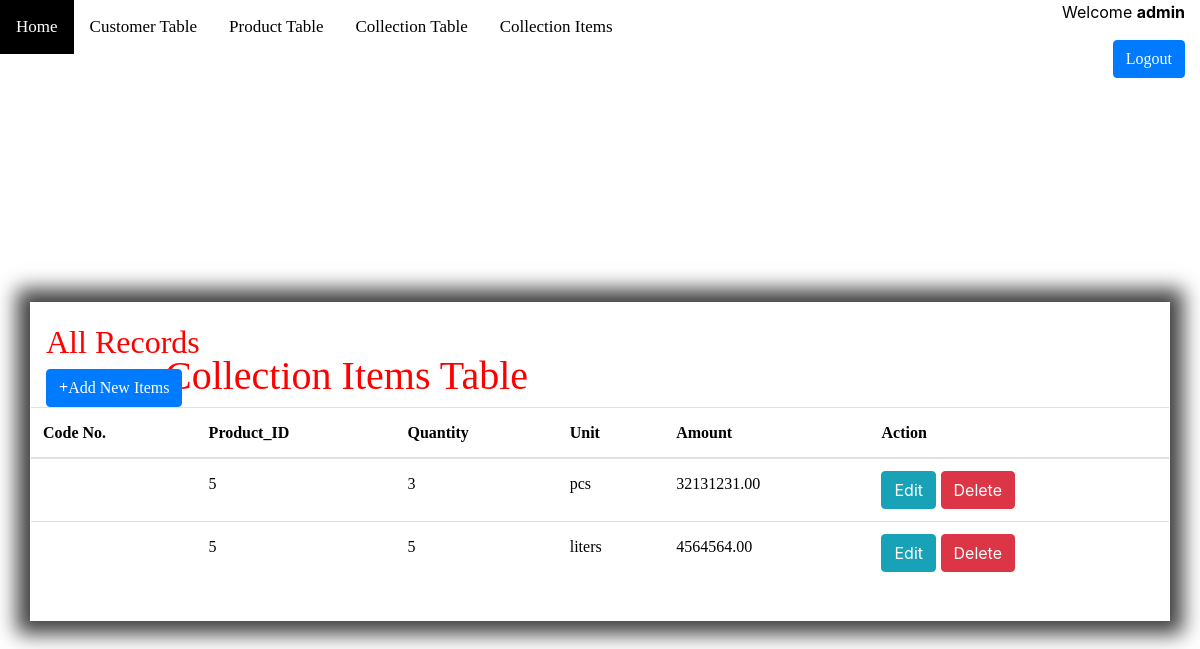
/items.php (signed in), run on an earlier commit of the app's database.
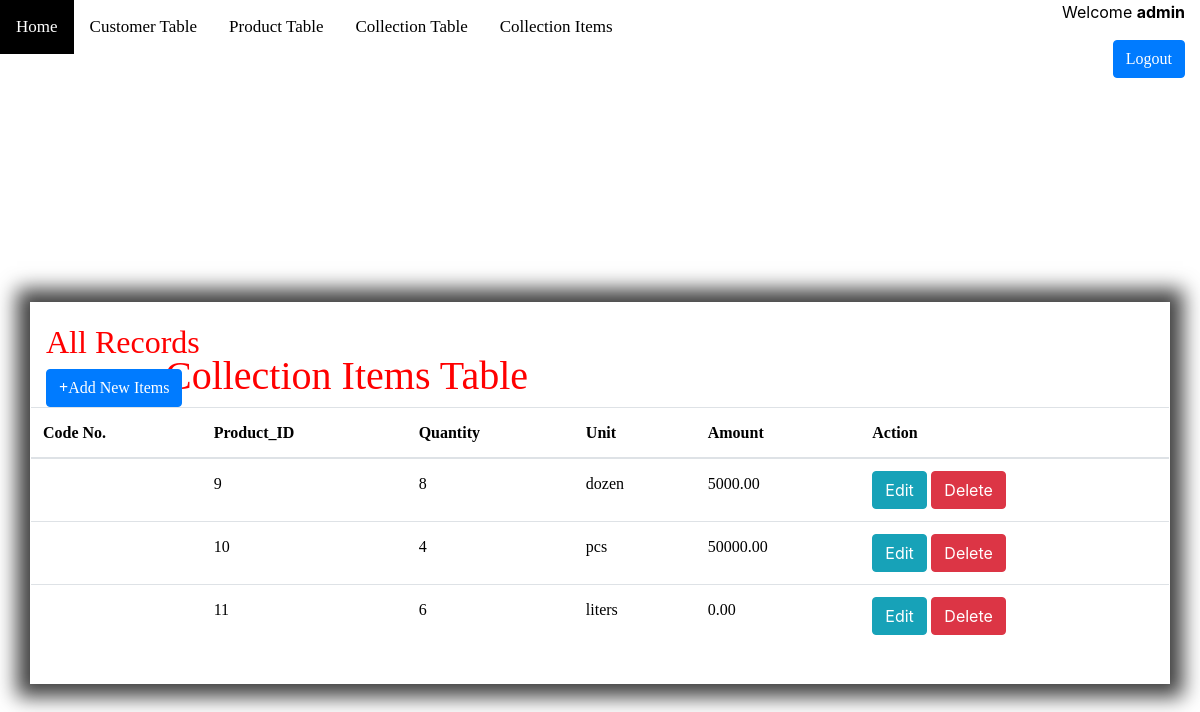
And on a later commit of the database.
### tables this page shows
CREATE TABLE `items` (
  `collection_code` int(100) DEFAULT NULL,
  `userid` int(100) DEFAULT NULL,
  `product_id` int(100) DEFAULT NULL,
  `quantity` varchar(100) DEFAULT NULL,
  `unit` varchar(100) DEFAULT NULL,
  `amount` decimal(10,2) DEFAULT NULL
);

### items.php (the view, shortened to what this page needs)
<!DOCTYPE html>
<html>
<head>
	<link rel="stylesheet" type="text/css"	href="style.css">
	<link rel="stylesheet" href="bootstrap/css/bootstrap.min.css">
</head>
<body>
<div class="topnav">
  <a class="home" href="index.php">Home</a>
  <a href="index2.php">Customer Table</a>
  <a href="product.php">Product Table</a>
  <a href="collection.php">Collection Table</a>
  <a href="#items.php">Collection Items</a>
</div>
<header class="main">
    <div class="row justify-content-center">
    <h1 class="col-sm-4"></h1>
     <nav class="col-sm-8 text-right">
		 <?php if(isset($_SESSION["username"])): ?>
		     <p>Welcome <strong><?php echo $_SESSION['username']; ?></strong></p>
		     <p><a style="font-family:Stylus BT" href="login.php?logout='1'" class="btn btn-primary" style="color:white;">Logout</a></p>
		 <?php endif ?>
		</nav>
		</div>
		 </header><br><br>
		 <h1><a style="position:absolute;bottom:60%;right:56%;font-family:Broadway;color:red;">Collection Items Table</h1></a>
<div id="main">
	<?php require_once 'process4.php';?>
	<div class="container">
	<?php
		$mysqli = new mysqli('localhost','root','','registration') or die(mysqli_error($mysqli));
		$username= $_SESSION["username"];
		$result=$mysqli->query("select id from users where username='$username'") or die($mysqli->error);
		if(@count($result)==1)
			{
			$row=$result->fetch_array();
			$userid=$row['id'];
		}
		$result = $mysqli->query("SELECT * FROM items where userid='$userid'") or die($mysqli->error);
		?>
		<h2><font style="font-family:Timesnew-Roman" color= "red"> All Records</h2></font>
		<a style="font-family:Stylus BT" href="index6.php"class="btn btn-primary"><b>+</b>Add New Items</a>
		<div class="row justify-content-center">
		<br><br><br>
			<table class="table">
				<thead>
					<tr>
						<th><a style="font-family:Broadway">Code No.</th>
						<th><a style="font-family:Broadway">Product_ID</th>
						<th><a style="font-family:Broadway">Quantity</th>
						<th><a style="font-family:Broadway">Unit</th>
						<th><a style="font-family:Broadway">Amount</th>
						<th colspan="2"><a style="font-family:Broadway">Action</th>
					</tr>
				</thead>
				<?php
					while($row=$result->fetch_assoc()):?>
						<tr>
							<td><a style="font-family:Elephant;"><?php echo $row['code_no']?></td></a>
							<td><a style="font-family:Elephant;"><?php echo $row['product_id']?></td></a>
							<td><a style="font-family:Elephant;"><?php echo $row['quantity']?></td></a>
							<td><a style="font-family:Elephant;"><?php echo $row['unit']?></td></a>
							<td><a style="font-family:Elephant;"><?php echo $row['amount']?></td></a>
							<td>
								<a href="index6.php?edit=<?php echo $row['code_no'];?>"
									class="btn btn-info">Edit</a>
								<a href="process4.php?delete=<?php echo $row['code_no'];?>"
									class="btn btn-danger">Delete</a>
							</td>
						</tr>
						<?php endwhile;?>
			</table>
		</div>
</div>
</body>
</html>

What changed in the data, as far as the page shows it:
removed items: product "5", quantity "3", unit "pcs", amount "32131231.00"
removed items: product "5", quantity "5", unit "liters", amount "4564564.00"
added items: product "9", quantity "8", unit "dozen", amount "5000.00"
added items: product "10", quantity "4", unit "pcs", amount "50000.00"
added items: product "11", quantity "6", unit "liters", amount "0.00"
